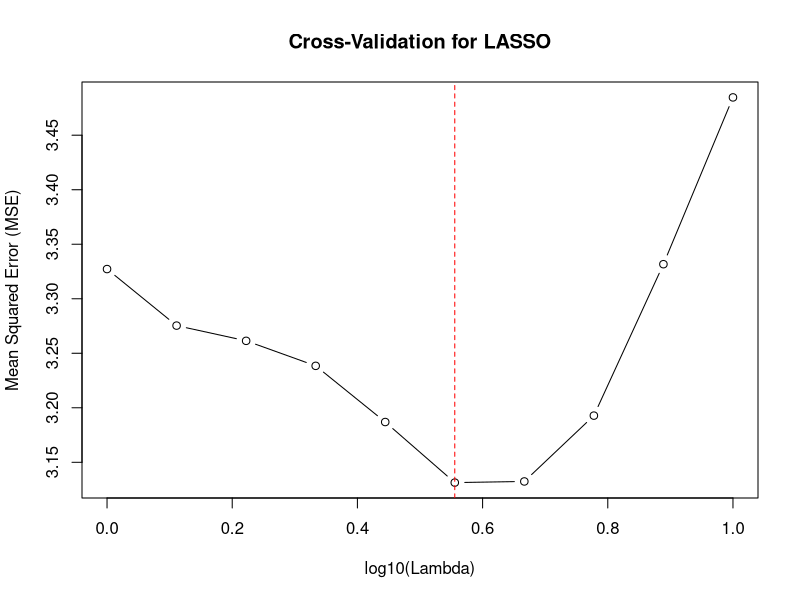

This figure's R source:
coordinate_descent_lasso <- function(X, y, lambda, tol = 1e-6, max_iter = 1000) {
  n <- nrow(X) # 資料觀測值的數量
  p <- ncol(X) # 自變數的數量
  beta <- rep(0, p)  # 初始化 beta 為零向量
  beta_old <- beta # 儲存上一輪的 beta，用於收斂判斷
  iter <- 0
  converged <- FALSE # 初始化收斂標誌

  # 定義軟閾值函數
  soft_threshold <- function(z, lambda) {
    sign(z) * pmax(0, abs(z) - lambda)
  }

  while (!converged && iter < max_iter) {
    for (j in 1:p) {
      # 計算殘差不包括 beta_j 的影響
      r_j <- y - X %*% beta + X[, j] * beta[j]
      # 計算 rho
      rho <- sum(X[, j] * r_j)
      # 更新 beta_j
      beta[j] <- soft_threshold(rho, lambda) / sum(X[, j]^2)
    }

    # 判斷收斂條件
    if (sum(abs(beta - beta_old)) / sum(abs(beta_old) + tol) < tol) {
      converged <- TRUE
    }

    beta_old <- beta
    iter <- iter + 1
  }
  return(beta)
}

# 測試 LASSO
set.seed(123)
n <- 50
p <- 200
X <- matrix(rnorm(n * p), n, p)
beta_true <- c(3, -3.5, 4, -2.8, 3.2, rep(0, p - 5))
y <- X %*% beta_true + rnorm(n)
lambda <- 0.1

# 執行 coordinate descent LASSO
beta_est <- coordinate_descent_lasso(X, y, lambda)
print(beta_est)

#####################################################################

cv_lasso <- function(X, y, lambda_seq, K = 5, tol = 1e-6, max_iter = 1000) {
  n <- nrow(X)
  folds <- sample(rep(1:K, length.out = n)) # 隨機分成 K 個折
  mse <- numeric(length(lambda_seq)) # 儲存每個 lambda 的交叉驗證誤差

  # 對每個 lambda 進行交叉驗證
  for (i in seq_along(lambda_seq)) {
    lambda <- lambda_seq[i]
    mse_fold <- numeric(K) # 儲存每個折的 MSE
    for (k in 1:K) {
      # 分割資料為訓練集和驗證集
      train_idx <- which(folds != k)
      test_idx <- which(folds == k)
      X_train <- X[train_idx, ]
      y_train <- y[train_idx]
      X_test <- X[test_idx, ]
      y_test <- y[test_idx]
      
      # 訓練 LASSO 模型
      beta <- coordinate_descent_lasso(X_train, y_train, lambda, tol, max_iter)
      
      # 預測和計算 MSE
      y_pred <- X_test %*% beta
      mse_fold[k] <- mean((y_test - y_pred)^2)
    }
    mse[i] <- mean(mse_fold) # 計算此 lambda 的平均 MSE
  }
  
  # 找到最佳 lambda
  best_lambda <- lambda_seq[which.min(mse)]
  
  return(list(best_lambda = best_lambda, mse = mse, lambda_seq = lambda_seq))
}

# 測試交叉驗證
set.seed(123)
lambda_seq <- 10^seq(0, 1, length.out = 10) # 在 0.01 到 10 的範圍內取對數序列
cv_result <- cv_lasso(X, y, lambda_seq)

# 顯示最佳 lambda 和對應的誤差
print(cv_result$best_lambda)

# 繪製 lambda 與 MSE 的圖
plot(log10(cv_result$lambda_seq), cv_result$mse, type = "b",
     xlab = "log10(Lambda)", ylab = "Mean Squared Error (MSE)",
     main = "Cross-Validation for LASSO")
abline(v = log10(cv_result$best_lambda), col = "red", lty = 2)
